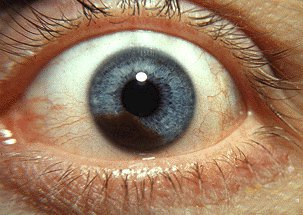
#> input picture images/14286958.jpg, 303 x 215 px
$ python -i iris_recog.py   (imports and definitions only)
#> lines starting #> are read from the running program, lines starting #| are printed output that depends on the picture; after the words box and inside, x2 and y2 are one past the last pixel; in counts of white or black regions, pixels touching at a corner belong together
#> further down, picture is the input picture: shape (215, 303, 3); mean B, G, R 98.2, 124, 155.5
### filtering.py
import cv2
import numpy as np
from display import show_images


def filtering(img, invgray=False, sharpen=False, grayscale=True):
#> called with invgray = False, sharpen = False, grayscale = True
    frame = img

    if grayscale is True:
        cimg = cv2.cvtColor(frame, cv2.COLOR_BGR2GRAY)
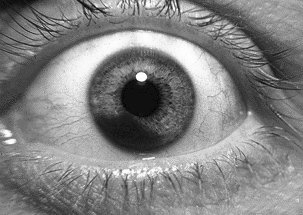
#> cimg: shape (215, 303); min 0, max 255, mean 130.5
    else:
        cimg = frame

    if invgray is True:
        cimg = cv2.bitwise_not(cimg)

    kernel = cv2.getStructuringElement(cv2.MORPH_ELLIPSE, (5, 5))
    blackhat = cv2.morphologyEx(cimg, cv2.MORPH_BLACKHAT, kernel)
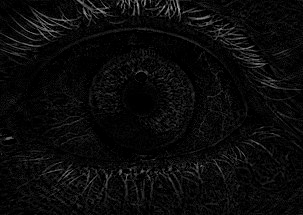
#> blackhat: shape (215, 303); min 0, max 171, mean 10.4
    bottom_hat_filtered = cv2.add(blackhat, cimg)
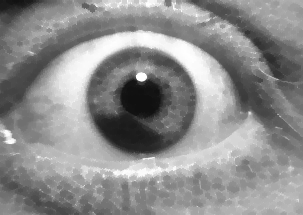
#> bottom_hat_filtered: shape (215, 303); min 16, max 255, mean 141
    # final_img = cv2.medianBlur(bottom_hat_filtered, 17)
    # final_img = cv2.blur(bottom_hat_filtered, (3, 3))

    final_img = cv2.GaussianBlur(bottom_hat_filtered, (5, 5), 0)

    #final_img = cv2.bilateralFilter(cimg, 9, 75, 75)

    if sharpen is True:
        # ---Sharpening filter----
        kernel = np.array([[-1, -1, -1], [-1, 9, -1], [-1, -1, -1]])
        final_img = cv2.filter2D(final_img, -1, kernel)

        kernel = np.ones((5, 5), np.float32)/25
        final_img = cv2.filter2D(final_img, -1, kernel)
    return final_img


# [28 lines left out: function adjust_gamma, not called in this run]


def threshold(img, tValue=100, adaptive=False, binaryInv=False, otsu=False, dilate=False):
#> called with tValue = 100, adaptive = False, binaryInv = False, otsu = False, dilate = False
    if adaptive is False and otsu is False:
        _, thresh = cv2.threshold(img, tValue,
                                  255, cv2.THRESH_BINARY_INV if binaryInv else cv2.THRESH_BINARY)
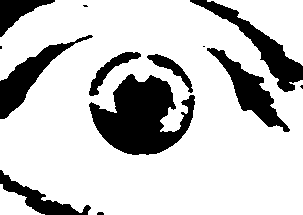
#> thresh: shape (215, 303); 78.3% white; 13 black regions (5 under 20 px), largest, box (x1, y1, x2, y2) and area: (89, 74, 195, 155) 5075, (190, 0, 303, 92) 2152, (0, 35, 93, 119) 1914
    elif adaptive is True and otsu is False:
        thresh = cv2.adaptiveThreshold(
            img, 255, cv2.ADAPTIVE_THRESH_MEAN_C, cv2.THRESH_BINARY, 9, 1)
    elif adaptive is False and otsu is True:
        ret, thresh = cv2.threshold(
            img, 0, 255, cv2.THRESH_BINARY_INV + cv2.THRESH_OTSU)
    else:
        thresh = img

    if dilate is True:
        thresh = dilate_thresh(thresh)

    return thresh


# [25 lines left out: functions dilate_thresh, increase_brightness, not called in this run]

### iris_recog.py
import cv2
import numpy as np
from display import draw_circles, show_images
from filtering import filtering, adjust_gamma, threshold, increase_brightness


def pupil_recognition(image, thresholdpupil=20):
    f_image = filtering(image, invgray=False, grayscale=True)
    #f_image = adjust_gamma(f_image, 2)
    # _, thresh = cv2.threshold(f_image, thresholdpupil,
    #                          255, cv2.THRESH_BINARY_INV)

    thresh = threshold(f_image, tValue=thresholdpupil,
                       adaptive=False, binaryInv=True)
    circles = cv2.HoughCircles(
        thresh, cv2.HOUGH_GRADIENT, 0.8, image.shape[0], param1=20, param2=5, minRadius=18, maxRadius=60)

    cv2.imshow('Pupil Threshold', thresh)
    return circles


def iris_recognition(image, thresholdiris=100):
    #f_image = increase_brightness(image, value=50)
    #f_image = adjust_gamma(image)
    f_image = filtering(image, invgray=False, sharpen=False, grayscale=True)
    thresh = threshold(f_image, tValue=thresholdiris,
                       adaptive=False, binaryInv=False, otsu=False, dilate=False)
    # high_thresh, thresh = cv2.threshold(
    #     f_image, 0, 255, cv2.THRESH_BINARY + cv2.THRESH_OTSU)
    # lowThresh = 0.5*high_thresh
    canny = cv2.Canny(thresh, 150, 200)
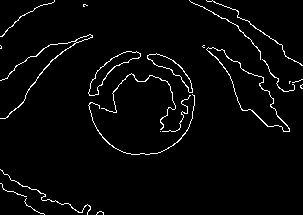
#> canny: shape (215, 303); 3% white in thin lines or dots
    circles = cv2.HoughCircles(
        canny, cv2.HOUGH_GRADIENT, 0.8, image.shape[0], param1=30, param2=10, minRadius=90, maxRadius=130)
#> circles = [[81.5, 101.5, 104.8]]

    if circles is not None:
        height, width, depth = image.shape
#> height = 215; width = 303; depth = 3
        circle_img = np.zeros((height, width), np.uint8)
        cv2.circle(circle_img, (circles[0, 0][0], circles[0, 0]
                                [1]), circles[0, 0][2], 255, thickness=-1)
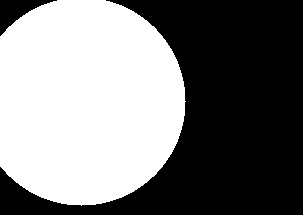
#> circle_img: shape (215, 303); 49% white; 1 white region, box (x1, y1, x2, y2) and area: (0, 0, 186, 206) 31901
        masked_data = cv2.bitwise_and(image, image, mask=circle_img)
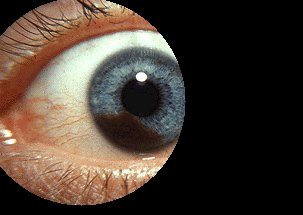
#> masked_data: shape (215, 303, 3); mean B, G, R 49.6, 59.3, 71.5
        cv2.imshow('Masked-img', masked_data)

    cv2.imshow('Filtered', f_image)
    cv2.imshow('Iris Threshold', thresh)
    cv2.imshow('Canny', canny)

    return circles

>>> import cv2
>>> picture = cv2.imread('images/14286958.jpg')
>>> result = iris_recognition(picture)
#> result = [[81.5, 101.5, 104.8]]

$ run again, on images/1527827984_626_central-heterochromia-reasons-possibility-and-its-types.jpg
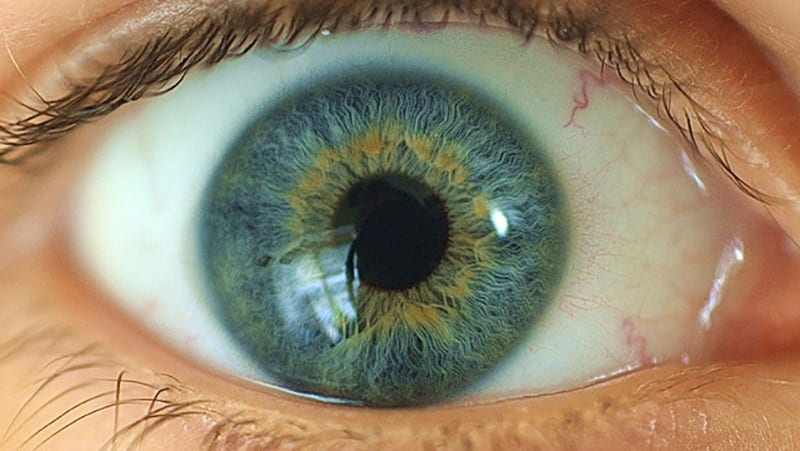
#> input picture images/1527827984_626_central-heterochromia-reasons-possibility-and-its-types.jpg, 800 x 451 px
#> picture is the input picture: shape (451, 800, 3); mean B, G, R 108.1, 133.2, 147.9
#> in threshold, `_, thresh = cv2.threshold(img, tValue, 255, cv2.THRESH_BINARY_INV if b..`:
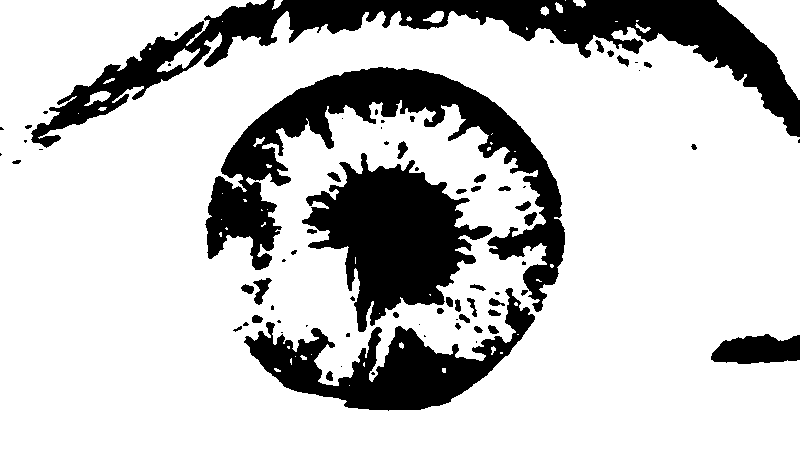
#> thresh: shape (451, 800); 77.3% white; 75 black regions (34 under 20 px), largest, box (x1, y1, x2, y2) and area: (31, 0, 800, 148) 26154, (205, 67, 565, 312) 22091, (302, 153, 492, 332) 16846
#> canny: shape (451, 800); 2.6% white in thin lines or dots
#> circles = [[399.5, 287.5, 122.8], [42.5, 3.5, 125]]
#> circle_img: shape (451, 800); 12.9% white; 1 white region, box (x1, y1, x2, y2) and area: (277, 165, 522, 410) 46713
#> in iris_recognition, `masked_data = cv2.bitwise_and(image, image, mask=circle_img)`:
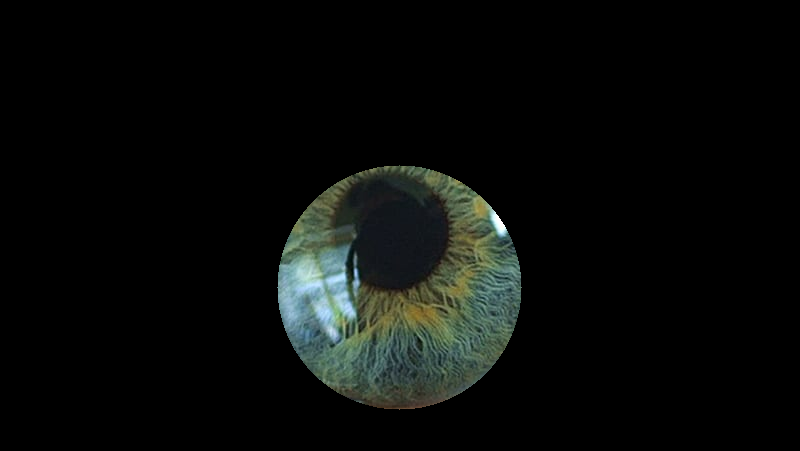
#> masked_data: shape (451, 800, 3); mean B, G, R 10, 11.7, 9.5

$ run again, on images/320px-Blue_Green_Eye.jpg
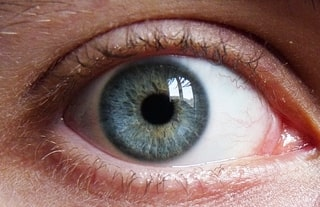
#> input picture images/320px-Blue_Green_Eye.jpg, 320 x 207 px
#> picture is the input picture: shape (207, 320, 3); mean B, G, R 101.1, 106.4, 138.6
#> thresh: shape (207, 320); 59.8% white; 12 black regions (3 under 20 px), largest, box (x1, y1, x2, y2) and area: (3, 0, 320, 175) 25868, (0, 0, 19, 14) 198, (66, 167, 85, 184) 181
#> canny: shape (207, 320); 3.3% white in thin lines or dots, all inside (x1, y1, x2, y2) = (0, 0, 320, 184)
#> circles = [[175.5, 144.5, 125]]
#> circle_img: shape (207, 320); 59.6% white; 1 black region, box (x1, y1, x2, y2) and area: (0, 0, 320, 207) 26756
#> in iris_recognition, `masked_data = cv2.bitwise_and(image, image, mask=circle_img)`:
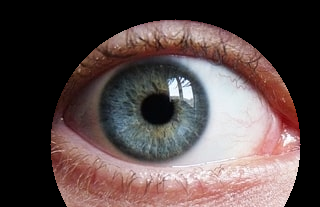
#> masked_data: shape (207, 320, 3); mean B, G, R 71.8, 72.8, 87.6
